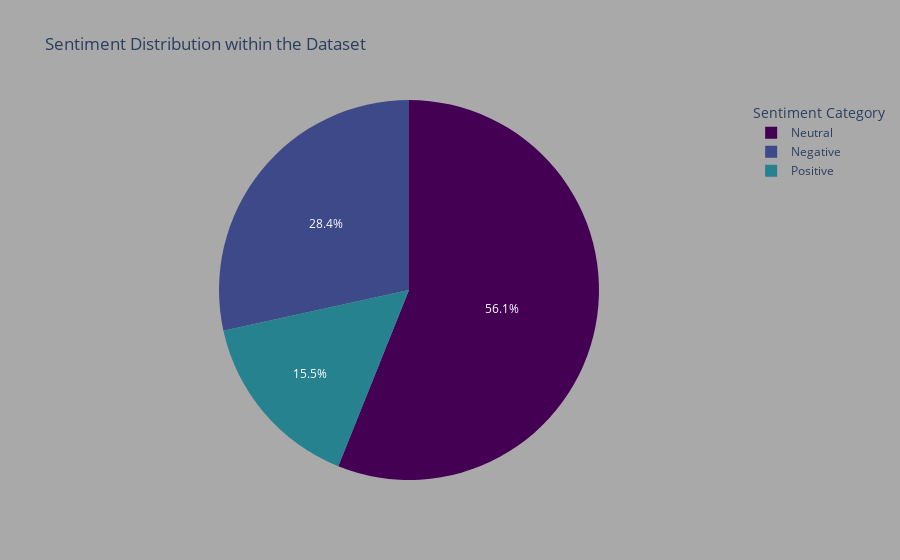

Source (notebook cell):
### Code cell
import plotly.express as px

# Assuming counts_df has a column 'Counts' and the index represents 'Sentiment Category'
fig = px.pie(counts_df, 
             names=counts_df.index, 
             values='Counts', 
             title='Sentiment Distribution within the Dataset',
             color_discrete_sequence=px.colors.sequential.Viridis[::2]) # Select discrete colors from Viridis

# Update layout for the dark grey background
fig.update_layout(
    paper_bgcolor='darkgrey', 
    plot_bgcolor='darkgrey',
    legend_title_text='Sentiment Category'
)

fig.show()

### Figure 1 — Plotly figure (JSON) as saved in the notebook; plotly's stock layout.template omitted (floating-point values rounded to 4 significant figures)
{"data": [{"domain": {"x": [0, 1], "y": [0, 1]}, "hovertemplate": "Category=%{label}<br>Counts=%{value}<extra></extra>", "labels": ["Negative", "Neutral", "Positive"], "legendgroup": "", "name": "", "showlegend": true, "type": "pie", "values": [218908, 431531, 119182]}], "layout": {"legend": {"title": {"text": "Sentiment Category"}, "tracegroupgap": 0}, "paper_bgcolor": "darkgrey", "piecolorway": ["#440154", "#3e4989", "#26828e", "#35b779", "#b5de2b"], "plot_bgcolor": "darkgrey", "title": {"text": "Sentiment Distribution within the Dataset"}}}
